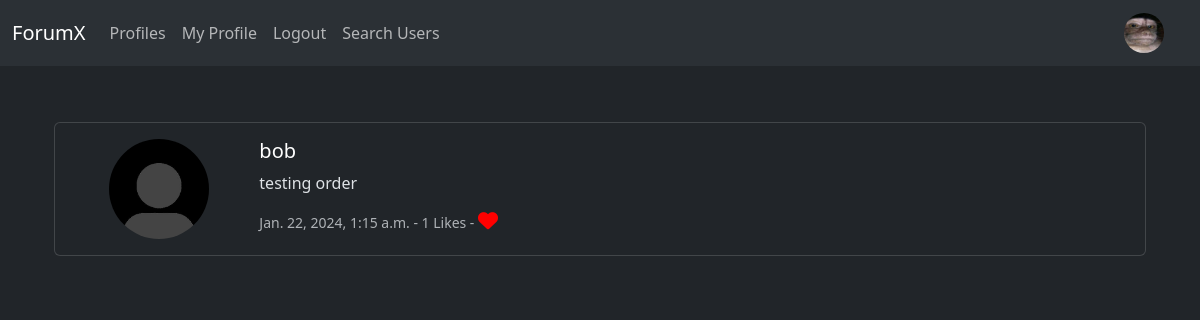
/post_show/2 (signed in), run on the app's committed database.
### forumx/models.py (models this page shows, shortened)
class Profile(models.Model):
   user = models.OneToOneField(User, on_delete=models.CASCADE)
   follows = models.ManyToManyField("self",
    related_name="followed_by",
    symmetrical=False, # User does not need to follow back
    blank=True # User does not need to follow anyone
    )
   date_modified = models.DateTimeField(User, default=timezone.now)
   profile_image = models.ImageField(null=True, blank=True, upload_to="images/")
   profile_bio= models.CharField(null=True, blank=True, max_length=500)

class Post(models.Model):
    thread = models.ForeignKey(Thread,
        on_delete=models.CASCADE,
        related_name='posts')
    user = models.ForeignKey(User,
        on_delete=models.CASCADE,
        related_name='posts')
    content = models.TextField()
    created_at = models.DateTimeField(default=timezone.now)
    likes = models.ManyToManyField(User, related_name="post_like", blank=True)
    def number_of_likes(self):
        return self.likes.count()

### forumx/views.py (the view)
# urls.py: path('post_show/<int:pk>', views.post_show, name='post_show'),
def post_show(request,pk):
    post = get_object_or_404(Post, id=pk)
    if post:
        return render(request, "show_post.html", {'post':post})
    else:
        messages.success(request, "That post does not exist...")
        return redirect('home')

### forumx/templates/show_post.html (shortened to what this page needs)
{% extends "base.html" %}
{% load static %}
{% block content %}
<div class="container">
  <br />
  <div class="card mb-3">
    <div class="card-body" >
        <div class="container">
            <div class="row">
                <div class="col-12 col-sm-2 mb-3 mb-sm-0 text-center">
                    {% if post.user.profile.profile_image %}
                        <img src="{{ post.user.profile.profile_image.url }}" class="rounded-circle" height=100 width=100 class="rounded-circle">
                    {% else %}
                        <img src="{% static 'images/user.jpg' %}" alt="Default Profile Image" height=100 width=100 class="rounded-circle">
                    {% endif %}
                </div>
                <div class="col-12 col-sm-10">
                    <h5 class="card-title"><a class="profile-link" href="{% url 'profile' post.user.profile.user.id %}">{{ post.user.username }}</a></h5>
                    <p class="card-text">{{ post.content }}</p>
                    <p class="card-text">
                        <small class="text-muted">{{ post.created_at }}
                            - {{ post.number_of_likes }} Likes -
                            {% if user in post.likes.all %}
                                <a href="{% url 'post_like' pk=post.id%}">
                                    <i class="fa-solid fa-heart" style="color:red"></i>
                                </a>
                            {% else %}
                                <a href="{% url 'post_like' pk=post.id%}">
                                    <i class="fa fa-heart-o" style="color:red"></i>
                                </a>
                            {% endif %}
                        </small>
                    </p>
                </div>
            </div>
        </div>
    </div>
  </div>
</div>
{% endblock %}

### forumx/templates/navbar.html (shortened to what this page needs)
<nav class="navbar navbar-expand-lg bg-body-tertiary">
    <div class="container-fluid">
      <a class="navbar-brand" href={% url "home" %}>ForumX</a>
      <div class="collapse navbar-collapse" id="navbarSupportedContent">
        <ul class="navbar-nav me-auto mb-2 mb-lg-0">
          <li class="nav-item">
            <a class="nav-link"
            href="{% url 'profile_list' %}" >Profiles</a>
          </li>
          {% if user.is_authenticated %}
            <li class="nav-item">
              <a class="nav-link"
              href="{% url 'profile' request.user.id %}" >My Profile</a>
            </li>
            <li class="nav-item">
              <a class="nav-link"
              href="{% url 'logout' %}" >Logout</a>
            </li>
            <li>
              <a class="nav-link"
              href="{% url 'search_user'%}" >Search Users</a>
            </li>
          {% endif %}
        </ul>
        {% if user.is_authenticated %}
        <ul class="navbar-nav ml-auto">
          <li class="nav-link navbar-brand">
            <a href="{% url 'profile' request.user.id %}">
              <img src="{{user.profile.profile_image.url}}" class="rounded-circle" width=40>
            </a>
          </li>
        </ul>
        {% endif %}
      </div>
    </div>
  </nav>

### forumx/templates/show_post.html (style rules this page uses)
a { text-decoration: none; color: white; font-size: 20px; }

### data on the page
Post: user.username "bob", content "testing order", created_at "Jan. 22, 2024, 1:15 a.m.", number_of_likes "1"
